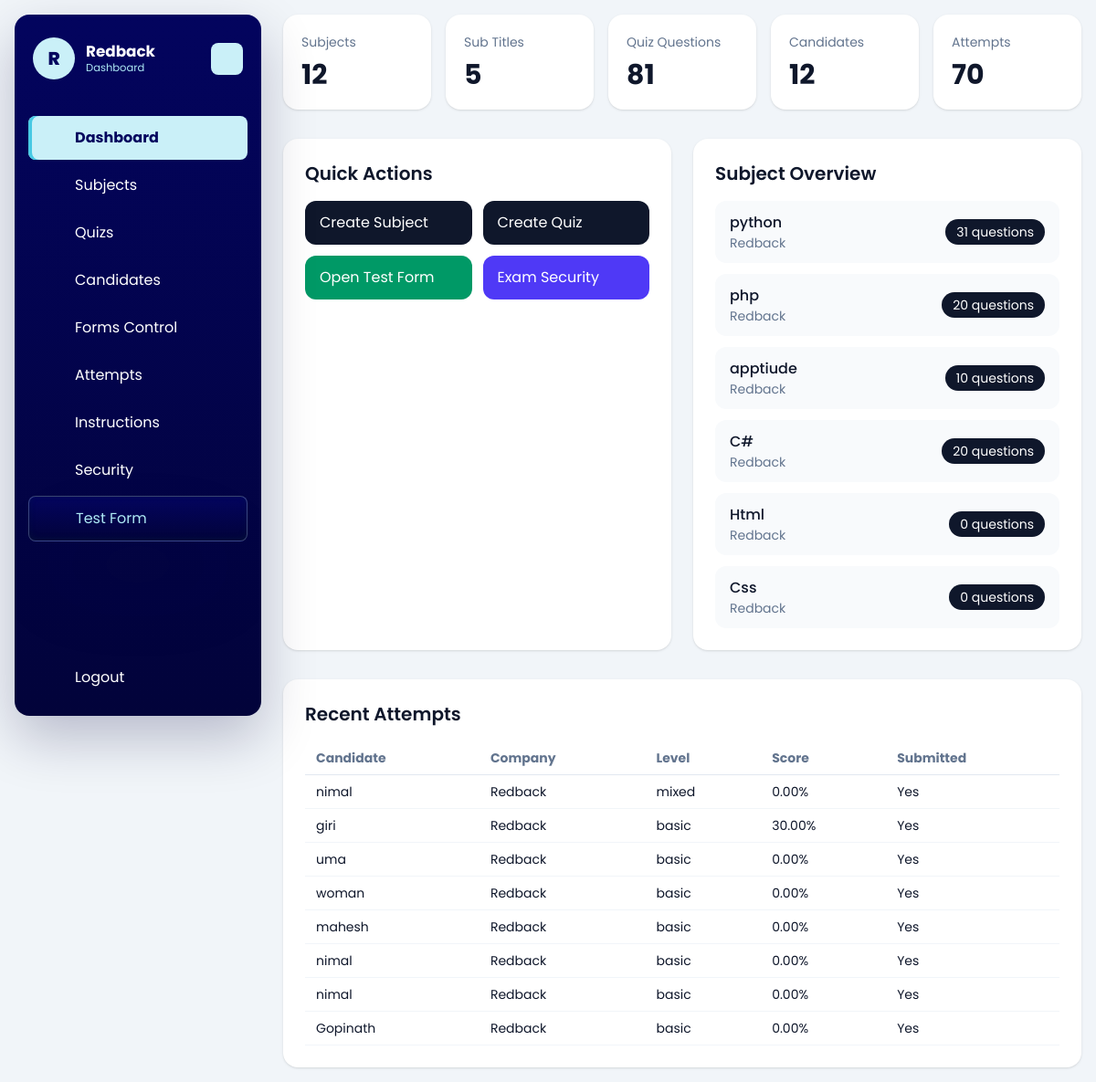
The page /dashboard/ (signed in) on the database its author committed.
### dashboard/models.py (models this page shows, shortened)
class Company(models.Model):
    name = models.CharField(max_length=150)
    image = models.ImageField(upload_to='company/', blank=True, null=True)
    email = models.EmailField(unique=True)
    password = models.CharField(max_length=128)
    is_active = models.BooleanField(default=True)
    test_instructions = models.TextField(
        default=DEFAULT_TEST_INSTRUCTIONS,
        blank=True,
        help_text='Instructions shown to candidates in the online test instructions drawer.',
    )
    allow_full_screen_lock = models.BooleanField(default=False)
    allow_pause_lock = models.BooleanField(default=False)
    allow_tab_switch_guard = models.BooleanField(default=False)
    allow_copy_paste_block = models.BooleanField(default=False)
    allow_right_click_disable = models.BooleanField(default=False)
    full_screen_lock = models.BooleanField(default=False)
    pause_lock = models.BooleanField(default=False)
    tab_switch_guard_enabled = models.BooleanField(default=False)
    copy_paste_block_enabled = models.BooleanField(default=False)
    right_click_disable_enabled = models.BooleanField(default=False)
    max_violation_warnings = models.PositiveIntegerField(default=3)
    exam_control_password = models.CharField(max_length=128, blank=True)
    created_at = models.DateTimeField(auto_now_add=True)
    updated_at = models.DateTimeField(auto_now=True)
    class Meta:
        ordering = ['name']
        verbose_name_plural = 'Companies'

class TestSubject(models.Model):
    company = models.ForeignKey(Company, on_delete=models.CASCADE, related_name='subjects')
    subject = models.CharField(max_length=150)
    subject_svg = models.TextField(blank=True, null=True)
    created_at = models.DateTimeField(auto_now_add=True)
    class Meta:
        ordering = ['subject']
        unique_together = ('company', 'subject')

### quiz/models.py (models this page shows, shortened)
class CandidateTestAttempt(models.Model):
    SESSION_SINGLE = 'single'
    SESSION_MULTI = 'multi'
    SESSION_CHOICES = [
        (SESSION_SINGLE, 'Single'),
        (SESSION_MULTI, 'Multi'),
    ]
    candidate = models.ForeignKey(Candidate, on_delete=models.CASCADE, related_name='attempts')
    company = models.ForeignKey(Company, on_delete=models.CASCADE, related_name='attempts')
    public_slug = models.CharField(max_length=190, unique=True, blank=True, db_index=True)
    session_type = models.CharField(max_length=10, choices=SESSION_CHOICES)
    level = models.CharField(max_length=20)
    question_count = models.PositiveIntegerField()
    duration_minutes = models.PositiveIntegerField()
    selected_subjects = models.JSONField(default=list, blank=True)
    selected_sub_titles = models.JSONField(default=list, blank=True)
    candidate_details_json = models.JSONField(default=dict, blank=True)
    answers_json = models.JSONField(default=list, blank=True)
    correct_count = models.PositiveIntegerField(default=0)
    wrong_count = models.PositiveIntegerField(default=0)
    percentage = models.DecimalField(max_digits=5, decimal_places=2, default=0)
    started_at = models.DateTimeField(blank=True, null=True)
    submitted_at = models.DateTimeField(blank=True, null=True)
    is_submitted = models.BooleanField(default=False)
    is_paused = models.BooleanField(default=False)
    paused_at = models.DateTimeField(blank=True, null=True)
    total_paused_seconds = models.PositiveIntegerField(default=0)
    full_screen_lock_enabled = models.BooleanField(default=False)
    pause_lock_enabled = models.BooleanField(default=False)
    tab_switch_guard_enabled = models.BooleanField(default=False)
    copy_paste_block_enabled = models.BooleanField(default=False)
    right_click_disable_enabled = models.BooleanField(default=False)
    max_violation_warnings = models.PositiveIntegerField(default=3)
    tab_switch_count = models.PositiveIntegerField(default=0)
    warning_count = models.PositiveIntegerField(default=0)
    last_violation_at = models.DateTimeField(blank=True, null=True)
    violation_log_json = models.JSONField(default=list, blank=True)
    created_at = models.DateTimeField(auto_now_add=True)
    class Meta:
        ordering = ['-created_at']

class Candidate(models.Model):
    name = models.CharField(max_length=150)
    email = models.EmailField()
    designation_tech = models.CharField(max_length=150)
    created_at = models.DateTimeField(auto_now_add=True)
    class Meta:
        ordering = ['name']

### dashboard/views.py (the view)
# urls.py: path('', views.dashboard_home, name='home'),
@company_login_required
def dashboard_home(request):
    company = request.company
    context = {
        'subject_count': TestSubject.objects.filter(company=company).count(),
        'subtitle_count': SubTitle.objects.filter(test_subject__company=company).count(),
        'quiz_count': Quiz.objects.filter(test_subject__company=company).count(),
        'candidate_count': Candidate.objects.filter(attempts__company=company).distinct().count(),
        'attempt_count': CandidateTestAttempt.objects.filter(company=company).count(),
        'subjects': TestSubject.objects.filter(company=company).select_related('company').annotate(
            quiz_total=Count('quizzes')
        )[:6],
        'recent_attempts': CandidateTestAttempt.objects.filter(company=company).select_related(
            'candidate', 'company'
        )[:8],
        'company': company,
    }
    return render(request, 'dashboard/home.html', context)

### templates/dashboard/home.html (shortened to what this page needs)
{% extends "base.html" %}
{% block content %}
{% include 'dashboard/header.html' %}
<div id="dashboard-page-content">
<section class="grid gap-4 md:grid-cols-5">
    <div class="rounded-2xl bg-white p-5 shadow-sm">
        <p class="text-sm text-slate-500">Subjects</p>
        <p class="mt-2 text-3xl font-bold">{{ subject_count }}</p>
    </div>
    <div class="rounded-2xl bg-white p-5 shadow-sm">
        <p class="text-sm text-slate-500">Sub Titles</p>
        <p class="mt-2 text-3xl font-bold">{{ subtitle_count }}</p>
    </div>
    <div class="rounded-2xl bg-white p-5 shadow-sm">
        <p class="text-sm text-slate-500">Quiz Questions</p>
        <p class="mt-2 text-3xl font-bold">{{ quiz_count }}</p>
    </div>
    <div class="rounded-2xl bg-white p-5 shadow-sm">
        <p class="text-sm text-slate-500">Candidates</p>
        <p class="mt-2 text-3xl font-bold">{{ candidate_count }}</p>
    </div>
    <div class="rounded-2xl bg-white p-5 shadow-sm">
        <p class="text-sm text-slate-500">Attempts</p>
        <p class="mt-2 text-3xl font-bold">{{ attempt_count }}</p>
    </div>
</section>
<section class="mt-8 grid gap-6 lg:grid-cols-2">
    <div class="rounded-2xl bg-white p-6 shadow-sm">
        <div class="mb-4 flex items-center justify-between">
            <h2 class="text-xl font-semibold">Quick Actions</h2>
        </div>
        <div class="grid gap-3 sm:grid-cols-2">
            <a href="{% url 'dashboard:subject_create' %}" class="rounded-xl bg-slate-900 px-4 py-3 text-white">Create Subject</a>
            <a href="{% url 'dashboard:quiz_create' %}" class="rounded-xl bg-slate-900 px-4 py-3 text-white">Create Quiz</a>
            <a href="{% url 'quiz:start' %}" class="rounded-xl bg-emerald-600 px-4 py-3 text-white">Open Test Form</a>
            <a href="{% url 'dashboard:company_settings' %}" class="rounded-xl bg-indigo-600 px-4 py-3 text-white">Exam Security</a>
        </div>
    </div>
    <div class="rounded-2xl bg-white p-6 shadow-sm">
        <h2 class="text-xl font-semibold">Subject Overview</h2>
        <div class="mt-4 space-y-3">
            {% for subject in subjects %}
                <div class="flex items-center justify-between rounded-xl bg-slate-50 px-4 py-3">
                    <div>
                        <p class="font-medium">{{ subject.subject }}</p>
                        <p class="text-sm text-slate-500">{{ subject.company.name }}</p>
                    </div>
                    <span class="rounded-full bg-slate-900 px-3 py-1 text-sm text-white">{{ subject.quiz_total }} questions</span>
                </div>
            {% empty %}
                <p class="text-slate-500">No subjects created yet.</p>
            {% endfor %}
        </div>
    </div>
</section>
<section class="mt-8 rounded-2xl bg-white p-6 shadow-sm">
    <h2 class="text-xl font-semibold">Recent Attempts</h2>
    <div class="mt-4 overflow-x-auto">
        <table class="min-w-full text-left text-sm">
            <thead class="border-b border-slate-200 text-slate-500">
                <tr>
                    <th class="px-3 py-2">Candidate</th>
                    <th class="px-3 py-2">Company</th>
                    <th class="px-3 py-2">Level</th>
                    <th class="px-3 py-2">Score</th>
                    <th class="px-3 py-2">Submitted</th>
                </tr>
            </thead>
            <tbody>
                {% for attempt in recent_attempts %}
                    <tr class="border-b border-slate-100">
                        <td class="px-3 py-2">{{ attempt.candidate.name }}</td>
                        <td class="px-3 py-2">{{ attempt.company.name }}</td>
                        <td class="px-3 py-2">{{ attempt.level }}</td>
                        <td class="px-3 py-2">{{ attempt.percentage }}%</td>
                        <td class="px-3 py-2">{{ attempt.is_submitted|yesno:"Yes,No" }}</td>
                    </tr>
                {% empty %}
                    <tr>
                        <td colspan="5" class="px-3 py-6 text-center text-slate-500">No test attempts yet.</td>
                    </tr>
                {% endfor %}
            </tbody>
        </table>
    </div>
</section>
</div>
{% endblock %}

### templates/dashboard/header.html (shortened to what this page needs)
<aside class="dashboard-sidebar" data-dashboard-sidebar>
    <header class="dashboard-sidebar-header">
        <a href="/" class="dashboard-brand">
            <span class="dashboard-brand-mark">{{ request.company.name|default:"Company"|slice:":1"|upper }}</span>
            <span class="dashboard-brand-text">
                <strong>{{ request.company.name|default:"Company" }}</strong>
                <span>Dashboard</span>
            </span>
        </a>
        <button class="dashboard-toggler dashboard-sidebar-toggler" type="button" aria-label="Toggle sidebar">
        </button>
    </header>
    <nav class="dashboard-sidebar-nav"
        aria-label="Dashboard navigation"
        hx-boost="true"
        hx-target="#dashboard-page-content"
        hx-select="#dashboard-page-content"
        hx-push-url="true">
        <ul class="dashboard-nav-list dashboard-primary-nav">
            {% if request.session.company_id %}
                <li class="dashboard-nav-item">
                    <a href="/dashboard/" class="dashboard-nav-link" data-dashboard-nav-link data-nav-exact>
                        <span class="dashboard-nav-label">Dashboard</span>
                    </a>
                </li>
                <li class="dashboard-nav-item">
                    <a href="/dashboard/subjects/" class="dashboard-nav-link" data-dashboard-nav-link>
                        <span class="dashboard-nav-label">Subjects</span>
                    </a>
                </li>
                <li class="dashboard-nav-item">
                    <a href="/dashboard/quizzes/" class="dashboard-nav-link" data-dashboard-nav-link>
                        <span class="dashboard-nav-label">Quizs</span>
                    </a>
                </li>
                <li class="dashboard-nav-item">
                    <a href="/dashboard/candidates/" class="dashboard-nav-link" data-dashboard-nav-link>
                        <span class="dashboard-nav-label">Candidates</span>
                    </a>
                </li>
                <li class="dashboard-nav-item">
                    <a href="/dashboard/forms-control/" class="dashboard-nav-link" data-dashboard-nav-link>
                        <span class="dashboard-nav-label">Forms Control</span>
                    </a>
                </li>
                <li class="dashboard-nav-item">
                    <a href="/dashboard/attempts/" class="dashboard-nav-link" data-dashboard-nav-link>
                        <span class="dashboard-nav-label">Attempts</span>
                    </a>
                </li>
                <li class="dashboard-nav-item">
                    <a href="/dashboard/settings/instructions/" class="dashboard-nav-link" data-dashboard-nav-link>
                        <span class="dashboard-nav-label">Instructions</span>
                    </a>
                </li>
                <li class="dashboard-nav-item">
                    <a href="/dashboard/settings/security/" class="dashboard-nav-link" data-dashboard-nav-link>
                        <span class="dashboard-nav-label">Security</span>
                    </a>
                </li>
                <li class="dashboard-nav-item">
                    <a href="/quiz/start/" class="dashboard-nav-link is-accent" data-dashboard-nav-link hx-boost="false">
                        <span class="dashboard-nav-label">Test Form</span>
                    </a>
                </li>
            {% endif %}
        </ul>
        {% if request.session.company_id %}
            <ul class="dashboard-nav-list dashboard-secondary-nav">
                <li class="dashboard-nav-item">
                    <a href="/dashboard/logout/" class="dashboard-nav-link is-danger">
                        <span class="dashboard-nav-label">Logout</span>
                    </a>
                </li>
            </ul>
        {% endif %}
    </nav>
</aside>

### rows shown on the page
Company: company.name "R", company.name "Redback"
TestSubject: subject "python", company.name "Redback", quiz_total "31"
TestSubject: subject "php", company.name "Redback", quiz_total "20"
TestSubject: subject "apptiude", company.name "Redback", quiz_total "10"
TestSubject: subject "C#", company.name "Redback", quiz_total "20"
TestSubject: subject "Html", company.name "Redback", quiz_total "0"
TestSubject: subject "Css", company.name "Redback", quiz_total "0"
CandidateTestAttempt: candidate.name "nimal", company.name "Redback", level "mixed", percentage "0.00", is_submitted "Yes"
CandidateTestAttempt: candidate.name "giri", company.name "Redback", level "basic", percentage "30.00", is_submitted "Yes"
CandidateTestAttempt: candidate.name "uma", company.name "Redback", level "basic", percentage "0.00", is_submitted "Yes"
CandidateTestAttempt: candidate.name "woman", company.name "Redback", level "basic", percentage "0.00", is_submitted "Yes"
CandidateTestAttempt: candidate.name "mahesh", company.name "Redback", level "basic", percentage "0.00", is_submitted "Yes"
CandidateTestAttempt: candidate.name "nimal", company.name "Redback", level "basic", percentage "0.00", is_submitted "Yes"
CandidateTestAttempt: candidate.name "nimal", company.name "Redback", level "basic", percentage "0.00", is_submitted "Yes"
CandidateTestAttempt: candidate.name "Gopinath", company.name "Redback", level "basic", percentage "0.00", is_submitted "Yes"

### other values the page prints
{{ subject_count }} "12"
{{ subtitle_count }} "5"
{{ quiz_count }} "81"
{{ candidate_count }} "12"
{{ attempt_count }} "70"
